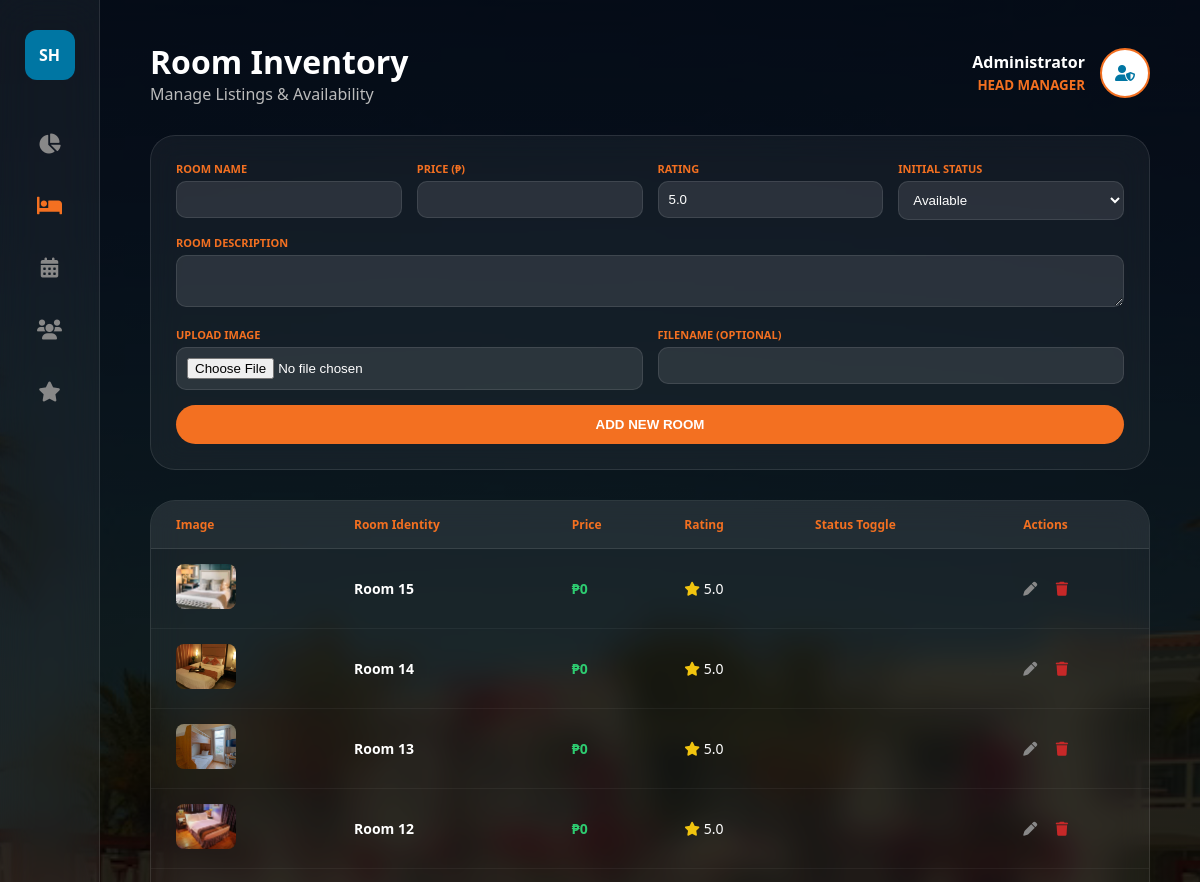
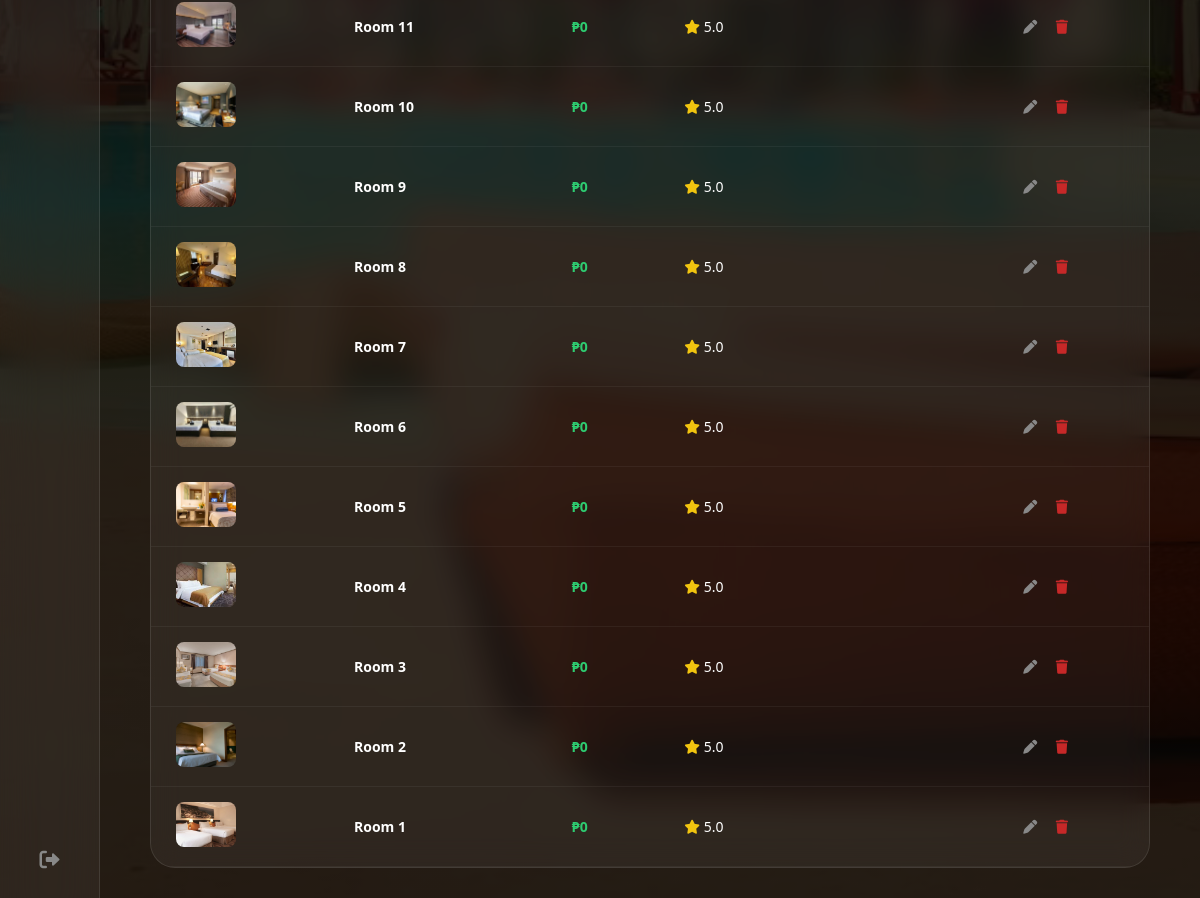
Screenshot of /stayhub/admin/manage_rooms.php (signed in) with the database file from the repository (2 pictures, top to bottom).
### tables this page shows
CREATE TABLE `rooms` (
  `id` int(11) NOT NULL,
  `room_name` varchar(100) NOT NULL,
  `room_type` varchar(50) NOT NULL,
  `price` decimal(10,2) NOT NULL,
  `description` text DEFAULT NULL,
  `status` enum('available','unavailable') DEFAULT 'available',
  `image` varchar(255) DEFAULT NULL,
  `rating` decimal(3,1) DEFAULT 5.0
);

### stayhub/admin/manage_rooms.php (the view, shortened to what this page needs)
<?php
$conn = new mysqli("localhost", "root", "", "stayhub");
$user_id = $_SESSION['user_id'];
$admin_query = $conn->query("SELECT * FROM users WHERE id = '$user_id'");
$admin = ($admin_query) ? $admin_query->fetch_assoc() : null;
$admin_name = $admin['full_name'] ?? $admin['username'] ?? 'Administrator';
$edit_data = null;
$rooms_query = $conn->query("SELECT * FROM rooms ORDER BY id DESC");
?>
<!DOCTYPE html>
<html lang="en">
<head>
    <link rel="stylesheet" href="https://cdnjs.cloudflare.com/ajax/libs/font-awesome/6.0.0/css/all.min.css">
</head>
<body>
    <nav class="sidebar">
        <div class="nav-logo">SH</div>
        <a href="dashboard.php" class="nav-item"><i class="fa-solid fa-chart-pie"></i></a>
        <a href="manage_rooms.php" class="nav-item active"><i class="fa-solid fa-bed"></i></a>
        <a href="manage_bookings.php" class="nav-item"><i class="fa-solid fa-calendar-days"></i></a>
        <a href="manage_users.php" class="nav-item"><i class="fa-solid fa-users"></i></a>
        <a href="reviews.php" class="nav-item"><i class="fa-solid fa-star"></i></a>
        <a href="../logout.php" class="nav-item" style="margin-top: auto;"><i class="fa-solid fa-right-from-bracket"></i></a>
    </nav>
    <main class="main-content">
        <div class="top-bar">
            <div>
                <h1 style="font-size: 32px; font-weight: 800;">Room <span>Inventory</span></h1>
                <p style="color: #bbb;">Manage Listings & Availability</p>
            </div>
            <div style="display: flex; align-items: center; gap: 15px;">
                <div style="text-align: right;">
                    <b><?php echo htmlspecialchars($admin_name); ?></b><br>
                    <small style="color: #f37021; font-weight: 700;">HEAD MANAGER</small>
                </div>
                <div style="width: 50px; height: 50px; border-radius: 50%; background: #fff; display: flex; align-items: center; justify-content: center; border: 2px solid #f37021; color: #0076a3;">
                    <i class="fa-solid fa-user-shield"></i>
                </div>
            </div>
        </div>
        <div class="glass-panel">
            <form method="POST" enctype="multipart/form-data" class="form-grid">
                <div class="form-group"><label>Room Name</label>
                    <input type="text" name="room_name" value="<?php echo $edit_data['room_name'] ?? ''; ?>" required>
                </div>
                <div class="form-group"><label>Price (₱)</label>
                    <input type="number" name="price" value="<?php echo $edit_data['price'] ?? ''; ?>" required>
                </div>
                <div class="form-group"><label>Rating</label>
                    <input type="number" step="0.1" name="rating" value="<?php echo $edit_data['rating'] ?? '5.0'; ?>">
                </div>
                <div class="form-group"><label>Initial Status</label>
                    <select name="status">
                        <option value="Available" <?php if(($edit_data['status']??'')=='Available') echo 'selected'; ?>>Available</option>
                    </select>
                </div>
                <div class="form-group full-width"><label>Room Description</label>
                    <textarea name="description" rows="2"><?php echo $edit_data['description'] ?? ''; ?></textarea>
                </div>
                <div class="form-group" style="grid-column: span 2;"><label>Upload Image</label>
                    <input type="file" name="room_image">
                </div>
                <div class="form-group" style="grid-column: span 2;"><label>Filename (Optional)</label>
                    <input type="text" name="image_filename_manual" value="<?php echo $edit_data['image'] ?? ''; ?>">
                </div>
                <button type="submit" name="save_room" class="btn-action">
                    <?php echo isset($edit_data) ? 'Update Room Details' : 'Add New Room'; ?>
                </button>
            </form>
        </div>
        <div class="glass-panel" style="padding: 0; overflow: hidden;">
            <table>
                <thead style="background: rgba(255,255,255,0.05);">
                    <tr>
                        <th style="padding-left: 25px;">Image</th>
                        <th>Room Identity</th>
                        <th>Price</th>
                        <th>Rating</th>
                        <th>Status Toggle</th>
                        <th>Actions</th>
                    </tr>
                </thead>
                <tbody>
                    <?php while($r = $rooms_query->fetch_assoc()): ?>
                    <tr>
                        <td style="padding-left: 25px;">
                            <img src="../rooms/<?php echo $r['image']; ?>" class="room-img" onerror="this.src='https://placehold.co/100x100?text=Room'">
                        </td>
                        <td><b><?php echo $r['room_name']; ?></b></td>
                        <td style="color: #2ecc71; font-weight: 800;">₱<?php echo number_format($r['price']); ?></td>
                        <td><i class="fa-solid fa-star" style="color:#f1c40f;"></i> <?php echo $r['rating']; ?></td>
                        <td>
                            <a href="?toggle_status=<?php echo $r['id']; ?>&current=<?php echo $r['status']; ?>"
                               class="status-pill status-<?php echo str_replace(' ', '-', $r['status']); ?>">
                            </a>
                        </td>
                        <td>
                            <a href="?edit=<?php echo $r['id']; ?>" style="color: #888; margin-right: 15px;"><i class="fa-solid fa-pen"></i></a>
                            <a href="?delete=<?php echo $r['id']; ?>" style="color: #c62828;" onclick="return confirm('Delete?')"><i class="fa-solid fa-trash"></i></a>
                        </td>
                    </tr>
                    <?php endwhile; ?>
                </tbody>
            </table>
        </div>
    </main>
</body>
</html>

### stayhub/admin/manage_rooms.php (style rules this page uses)
* { margin:0; padding:0; box-sizing:border-box; }
body { font-family: 'Segoe UI', sans-serif; background: linear-gradient(rgba(0,0,0,0.85), rgba(0,0,0,0.85)), url('../pic.jpg') no-repeat center center fixed; background-size: cover; color: white; height: 100vh; display: flex; overflow: hidden; }
.sidebar { width: 100px; background: rgba(255, 255, 255, 0.05); backdrop-filter: blur(20px); border-right: 1px solid rgba(255,255,255,0.1); display: flex; flex-direction: column; align-items: center; padding: 30px 0; }
.nav-logo { width: 50px; height: 50px; background: #0076a3; color: white; border-radius: 12px; display: flex; align-items: center; justify-content: center; font-weight: 800; margin-bottom: 50px; }
.nav-item { color: #888; font-size: 20px; margin-bottom: 35px; text-decoration: none; transition: 0.3s; }
.nav-item:hover, .nav-item.active { color: #f37021; }
.main-content { flex: 1; padding: 40px 50px; overflow-y: auto; }
.top-bar { display: flex; justify-content: space-between; align-items: center; margin-bottom: 30px; }
.glass-panel { background: rgba(255, 255, 255, 0.05); backdrop-filter: blur(15px); padding: 25px; border-radius: 25px; border: 1px solid rgba(255,255,255,0.1); margin-bottom: 30px; }
.form-grid { display: grid; grid-template-columns: repeat(4, 1fr); gap: 15px; }
.full-width { grid-column: span 4; }
.form-group label { display: block; font-size: 11px; color: #f37021; margin-bottom: 5px; text-transform: uppercase; font-weight: 700; }
.form-group input, .form-group select, .form-group textarea { width: 100%; padding: 10px; background: rgba(255,255,255,0.1); border: 1px solid rgba(255,255,255,0.1); border-radius: 10px; color: white; outline: none; }
.btn-action { grid-column: span 4; background: #f37021; color: white; border: none; padding: 12px; border-radius: 50px; font-weight: 800; cursor: pointer; text-transform: uppercase; }
table { width: 100%; border-collapse: collapse; }
th { text-align: left; padding: 15px; color: #f37021; font-size: 12px; border-bottom: 1px solid rgba(255,255,255,0.1); }
td { padding: 15px; border-bottom: 1px solid rgba(255,255,255,0.05); font-size: 14px; }
.room-img { width: 60px; height: 45px; border-radius: 8px; object-fit: cover; }
.status-pill { padding: 5px 12px; border-radius: 50px; font-size: 10px; font-weight: 800; text-decoration: none; display: inline-block; }

### rows the page displays
rooms: image (picture), room_name "Room 15", price "0", rating "5.0"
rooms: image (picture), room_name "Room 14", price "0", rating "5.0"
rooms: image (picture), room_name "Room 13", price "0", rating "5.0"
rooms: image (picture), room_name "Room 12", price "0", rating "5.0"
rooms: image (picture), room_name "Room 11", price "0", rating "5.0"
rooms: image (picture), room_name "Room 10", price "0", rating "5.0"
rooms: image (picture), room_name "Room 9", price "0", rating "5.0"
rooms: image (picture), room_name "Room 8", price "0", rating "5.0"
rooms: image (picture), room_name "Room 7", price "0", rating "5.0"
rooms: image (picture), room_name "Room 6", price "0", rating "5.0"
rooms: image (picture), room_name "Room 5", price "0", rating "5.0"
rooms: image (picture), room_name "Room 4", price "0", rating "5.0"
rooms: image (picture), room_name "Room 3", price "0", rating "5.0"
rooms: image (picture), room_name "Room 2", price "0", rating "5.0"
rooms: image (picture), room_name "Room 1", price "0", rating "5.0"

### other values shown
$admin_name "Administrator"
